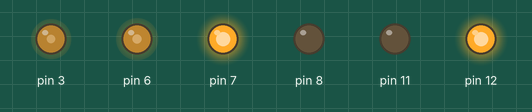
Bench run of a sketch on a simulated Arduino Uno, built with avr-gcc and run on an emulated ATmega328P. Shown: output pins drawn as LEDs (lit = HIGH).

Above: at 0.1 s.
Timing chart, 0 to 1.6 s (numbered marks = the images above):
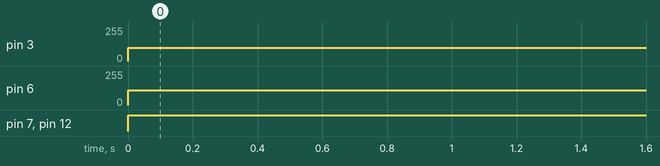

The sketch:

8-4_motorcontrol_test.ino
```cpp
#include <motor_control.h>

void setup() {
  // put your setup code here, to run once:
   motor_setup();
}

void loop() {
  // put your main code here, to run repeatedly:

raw_motor_control(100*1.1275,100);

//200 factor= 1.135 | 100 factor = 1.12  ||  avg is 1.1275    (for parameters)
//minimum power to run motors out of 255 = 50(with force) 95(by itself)
}
```

Measured:
- by itself, pin 3: 0/255 → 100/255 at 0.00 s
- by itself, pin 6: 0/255 → 112/255 at 0.00 s
- by itself, pin 7, pin 12: LOW → HIGH at 0.00 s
